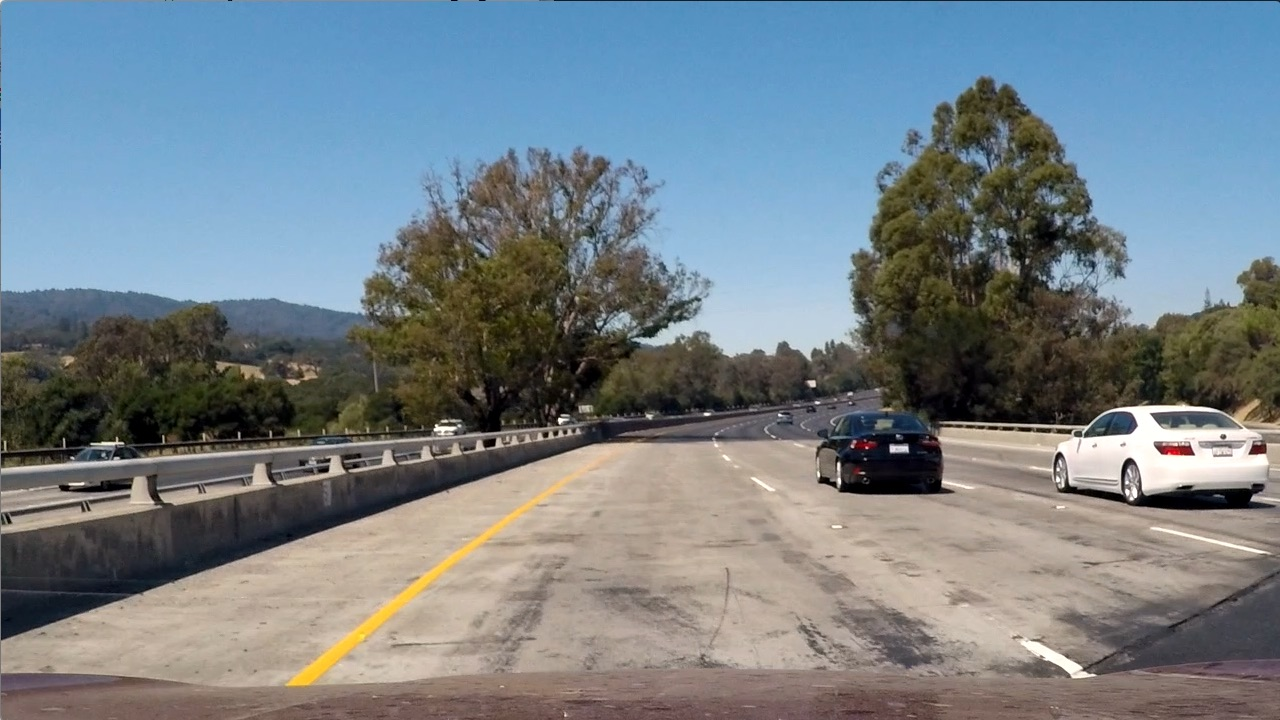
#> input picture examples/test1.jpg, 1280 x 720 px; its folder holds only this picture in this run
$ python -i lane.py   (imports and definitions only)   (older library calls are emulated)
#> lines starting #> are read from the running program, lines starting #| are printed output that depends on the picture; after the words box and inside, x2 and y2 are one past the last pixel; in counts of white or black regions, pixels touching at a corner belong together
### calibration.py
"""calibration.py: Calibration the cameras and save the calibration results."""

__author__ = "Junsheng Fu"
__email__ = "junsheng.fu@yahoo.com"
__date__ = "March 2017"

import numpy as np
import cv2
import glob
import pickle
import matplotlib.pyplot as plt
from os import path


# [53 lines left out: function calibrate_camera, not called in this run]


def load_calibration(calib_file):
    """

    :param calib_file:
    :return: mtx and dist
    """
#> called with calib_file = 'calibration_pickle.p'
    with open(calib_file, 'rb') as file:
        # print('load calibration data')
#> (reads calibration_pickle.p from the repository)
        data= pickle.load(file)
        mtx = data['mtx']       # calibration matrix
        dist = data['dist']     # distortion coefficients

    return mtx, dist


# [28 lines left out: function undistort_image, not called in this run]


# [7 lines that do not run on import are left out]

### lane.py
__author__ = "Team_Recursion"
__email__ = ""
__date__ = "jan 2020"


import numpy as np
import cv2
import matplotlib.pyplot as plt
from timeit import default_timer as timer
from calibration import load_calibration
from copy import copy


class Lane():
    def __init__(self):
        # was the line detected in the last frame or not
        self.detected = False
        #x values for detected line pixels
        self.cur_fitx = None
        #y values for detected line pixels
        self.cur_fity = None
        # x values of the last N fits of the line
        self.prev_fitx = []
        #polynomial coefficients for the most recent fit
        self.current_poly = [np.array([False])]
        #best polynomial coefficients for the last iteration
        self.prev_poly = [np.array([False])]

    def average_pre_lanes(self):
        tmp = copy(self.prev_fitx)
        tmp.append(self.cur_fitx)
        self.mean_fitx = np.mean(tmp, axis=0)

    def append_fitx(self):
        if len(self.prev_fitx) == N:
            self.prev_fitx.pop(0)
        self.prev_fitx.append(self.mean_fitx)

    def process(self, ploty):
        self.cur_fity = ploty
        self.average_pre_lanes()
        self.append_fitx()
        self.prev_poly = self.current_poly


left_lane = Lane()
right_lane = Lane()
frame_width = 1280
frame_height = 720

LANEWIDTH = 3.7  # average Lane width (in m)
input_scale = 1
output_frame_scale = 1
N = 4 # buffer previous N lines

# fullsize:1280x720
x = [194, 1117, 705, 575]
y = [719, 719, 461, 461]
X = [290, 990, 990, 290]
Y = [719, 719, 0, 0]

src = np.floor(np.float32([[x[0], y[0]], [x[1], y[1]],[x[2], y[2]], [x[3], y[3]]]) / input_scale)
dst = np.floor(np.float32([[X[0], Y[0]], [X[1], Y[1]],[X[2], Y[2]], [X[3], Y[3]]]) / input_scale)

M = cv2.getPerspectiveTransform(src, dst)
M_inv = cv2.getPerspectiveTransform(dst, src)

# Only for creating the final video visualization
X_b = [574, 706, 706, 574]
Y_b = [719, 719, 0, 0]
src_ = np.floor(np.float32([[x[0], y[0]], [x[1], y[1]],[x[2], y[2]], [x[3], y[3]]]) / (input_scale*2))
dst_ = np.floor(np.float32([[X_b[0], Y_b[0]], [X_b[1], Y_b[1]],[X_b[2], Y_b[2]], [X_b[3], Y_b[3]]]) / (input_scale*2))
M_b = cv2.getPerspectiveTransform(src_, dst_)
# Only for creating the final video visualization

# Threshold for color and gradient thresholding
s_thresh, sx_thresh, dir_thresh, m_thresh, r_thresh = (120, 255), (20, 100), (0.7, 1.3), (30, 100), (200, 255)

# load the calibration
calib_file = 'calibration_pickle.p'
mtx, dist = load_calibration(calib_file)


def abs_sobel_thresh(img, orient='x', sobel_kernel=3, thresh=(0, 255)):

    # Apply the following steps to img
    # 1) Convert to grayscale
    gray = cv2.cvtColor(img, cv2.COLOR_RGB2GRAY)

    # 2) Take the derivative in x or y given orient = 'x' or 'y'
    # 3) Take the absolute value of the derivative or gradient
    if orient == 'x':
        abs_sobel = np.absolute(cv2.Sobel(gray, cv2.CV_64F, 1, 0, ksize=sobel_kernel))
    if orient == 'y':
        abs_sobel = np.absolute(cv2.Sobel(gray, cv2.CV_64F, 0, 1, ksize=sobel_kernel))

    # 4) Scale to 8-bit (0 - 255) then convert to type = np.uint8
    scaled_sobel = np.uint8(255.*abs_sobel/np.max(abs_sobel))

    # 5) Create a mask of 1's where the scaled gradient magnitude
    # is > thresh_min and < thresh_max
    binary_output = np.zeros_like(scaled_sobel)
    binary_output[(scaled_sobel >= thresh[0]) & (scaled_sobel <= thresh[1])] = 1

    return binary_output


# [14 lines left out: function mag_thresh, not called in this run]


def dir_threshold(img, sobel_kernel=3, thresh=(0, np.pi/2)):
    """ threshold according to the direction of the gradient

    :param img:
    :param sobel_kernel:
    :param thresh:
    :return:
    """

    # Apply the following steps to img
    # 1) Convert to grayscale
    gray = cv2.cvtColor(img, cv2.COLOR_RGB2GRAY)

    # 2) Take the gradient in x and y separately
    sobelx = cv2.Sobel(gray, cv2.CV_64F, 1, 0, ksize=sobel_kernel)
    sobely = cv2.Sobel(gray, cv2.CV_64F, 0, 1, ksize=sobel_kernel)

    # 3) Take the absolute value of the x and y gradients
    # 4) Use np.arctan2(abs_sobely, abs_sobelx) to calculate the direction of the gradient
    absgraddir = np.arctan2(np.absolute(sobely), np.absolute(sobelx))

    # 5) Create a binary mask where direction thresholds are met
    binary_output =  np.zeros_like(absgraddir)
    binary_output[(absgraddir >= thresh[0]) & (absgraddir <= thresh[1])] = 1

    return binary_output


# [10 lines left out: function gradient_pipeline, not called in this run]


def threshold_col_channel(channel, thresh):

    binary = np.zeros_like(channel)
    binary[(channel >= thresh[0]) & (channel <= thresh[1])] = 1

    return binary


def find_edges(img, s_thresh=s_thresh, sx_thresh=sx_thresh, dir_thresh=dir_thresh):

#> called with s_thresh = (120, 255), sx_thresh = (20, 100), dir_thresh = (0.7, 1.3)
    img = np.copy(img)
    # Convert to HSV color space and threshold the s channel
    hls = cv2.cvtColor(img, cv2.COLOR_BGR2HLS).astype(np.float)
    s_channel = hls[:,:,2]
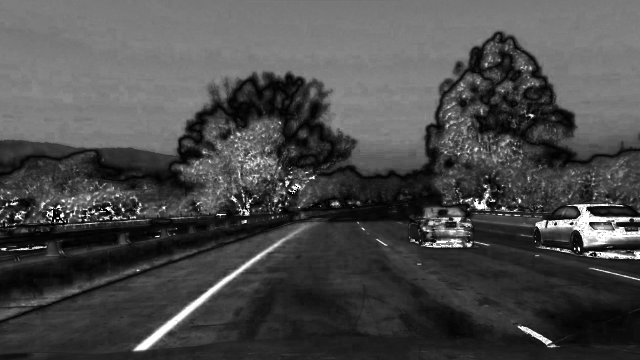
#> s_channel: shape (720, 1280) float64 (shown at 1/2 size); min 0, max 255, mean 74
    s_binary = threshold_col_channel(s_channel, thresh=s_thresh)
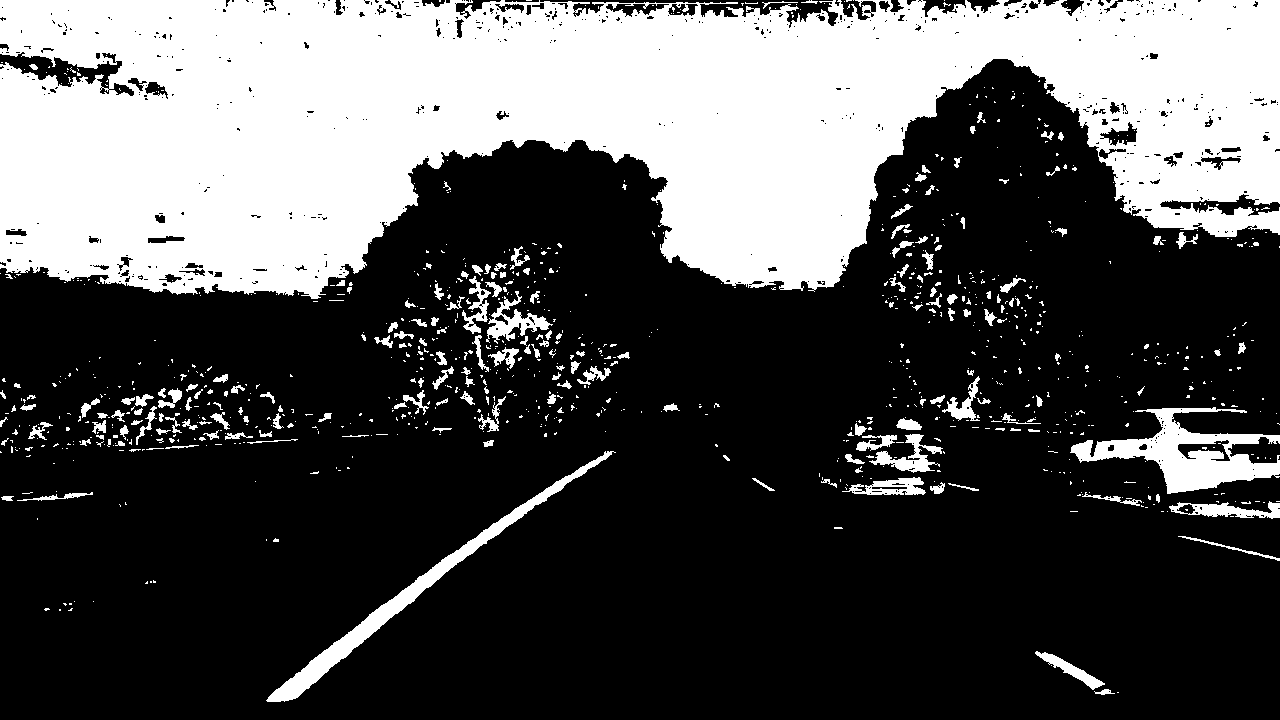
#> s_binary: shape (720, 1280) float64; values 0 (black) and 1 (white), 31.9% white; 981 white regions (787 under 20 px), largest, box (x1, y1, x2, y2) and area: (0, 0, 1280, 299) 260780, (1070, 407, 1280, 494) 7005, (266, 451, 616, 702) 5370

    # Sobel x
    sxbinary = abs_sobel_thresh(img, orient='x', sobel_kernel=3, thresh=sx_thresh)
#> in abs_sobel_thresh, `gray = cv2.cvtColor(img, cv2.COLOR_RGB2GRAY)`:
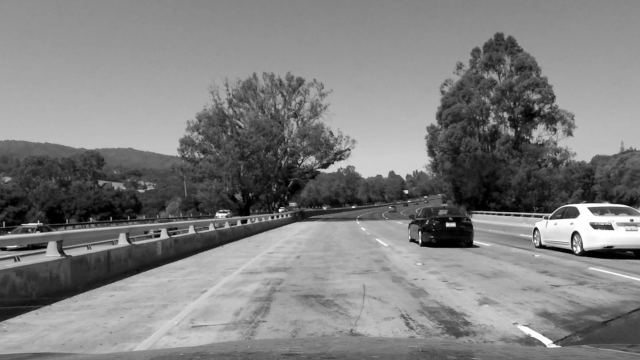
#> gray: shape (720, 1280) (shown at 1/2 size); min 0, max 255, mean 127.5
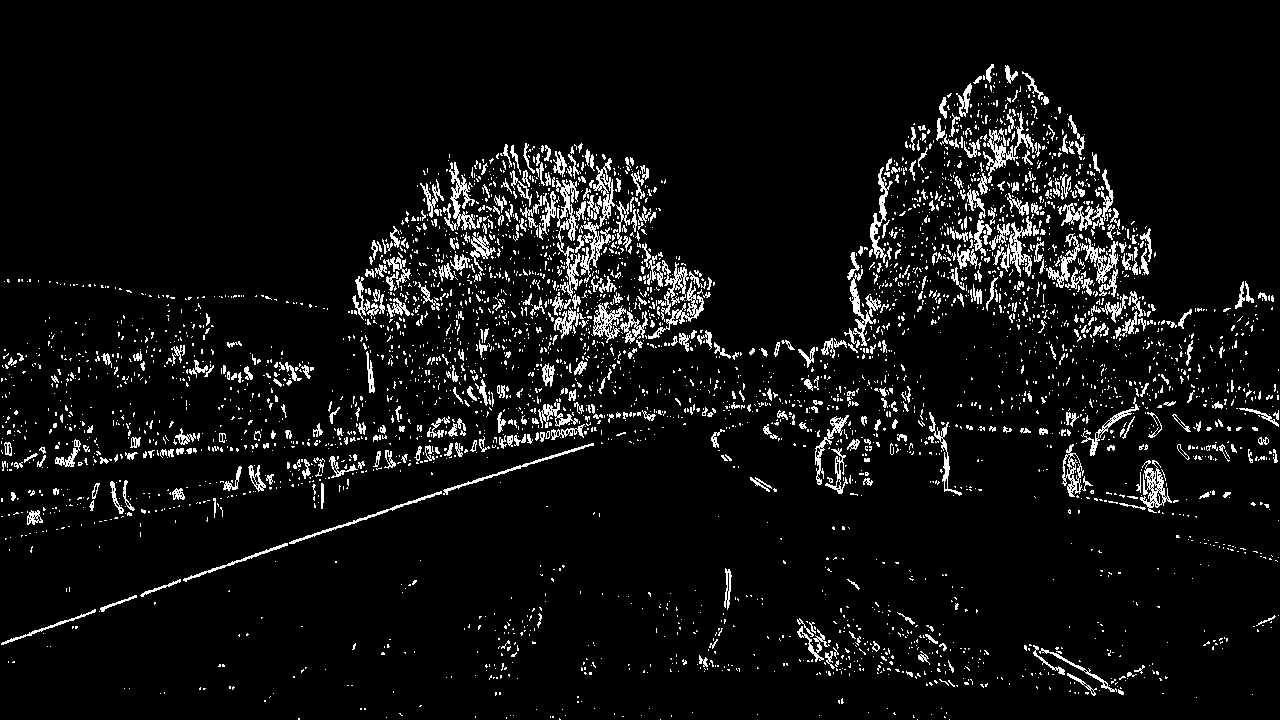
#> sxbinary: shape (720, 1280); values 0 (black) and 1 (white), 6.3% white in thin lines or dots
    # mag_binary = mag_thresh(img, sobel_kernel=3, thresh=m_thresh)
    # # gradient direction
    dir_binary = dir_threshold(img, sobel_kernel=3, thresh=dir_thresh)
#> (the rest of the program and of its run is left out)
